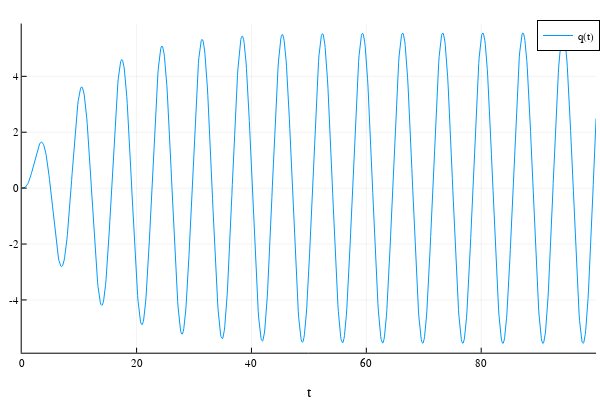

The code cell stored with this chart in its notebook:
### Markdown cell above
Steady state solution:
The steady-state solution is proportional to the driving force with an induced phase change {\displaystyle \varphi }\varphi :

$$
x(t) = \frac{F_0}{m Z_m \omega} \sin(\omega t + \varphi),
$$
where

- $ Z_m = \sqrt{\left( 2 \omega_{0} \zeta \right)^2 + \frac{1}{\omega^2}\left(\omega_0^2 - \omega^2 \right)^2 } $ is the absolute value of the impedance or linear response function, and
- $ \varphi = \arctan\left(\frac{2 \omega \omega_0 \zeta}{\omega^2 - \omega_0^2} \right) + n \pi $ is the phase of the oscillation relative to the driving force.

### Code cell
@variables t q(t)  # independent and dependent variables
@parameters ω m F₀ ω₀ ζ  # parameters

D = Differential(t); # define an operator for the differentiation w.r.t. time

eqs = [D(D(q)) ~ 1 / m * F₀ * sin(ω * t) - 2 * ζ * ω₀ * D(q) - ω^2 * q,]

@named sys = ODESystem(eqs)
# structural_simplify(sys)
sys = ode_order_lowering(sys)

tspan = (0., 100.)

prob = ODEProblem(sys, [0., 0.0], tspan, [ω=>.9, m=>1., F₀=>1., ω₀=>1., ζ=>.1])
sol = solve(prob)

# plot(sol,linewidth=2,title ="Driven harmonic oscillator", xaxis = "Time", yaxis = "Amplitude", label = ["q" "dq"])
plot(sol,  vars=[q])

### Figure 1 — Plotly figure (JSON) as saved in the notebook; plotly's stock layout.template omitted (floating-point values rounded to 4 significant figures; data arrays with more than 128 entries replaced by an {"elided": "..."} marker saying what was removed)
{"data": [{"xaxis": "x", "colorbar": {"title": ""}, "yaxis": "y", "x": {"elided": "1220 float values"}, "showlegend": true, "mode": "lines", "name": "q(t)", "zmin": null, "legendgroup": "q(t)", "zmax": null, "line": {"color": "rgba(0, 154, 250, 1.000)", "shape": "linear", "dash": "solid", "width": 1}, "y": {"elided": "1220 float values"}, "type": "scatter"}], "layout": {"showlegend": true, "xaxis": {"showticklabels": true, "gridwidth": 0.5, "tickvals": [0, 20, 40, 60, 80, 100], "range": [0, 100], "domain": [0.03619, 0.9934], "mirror": false, "tickangle": 0, "showline": true, "ticktext": ["0", "20", "40", "60", "80", "100"], "zeroline": false, "tickfont": {"color": "rgba(0, 0, 0, 1.000)", "family": "sans-serif", "size": 11}, "zerolinecolor": "rgba(0, 0, 0, 1.000)", "anchor": "y", "visible": true, "ticks": "inside", "tickmode": "array", "linecolor": "rgba(0, 0, 0, 1.000)", "showgrid": true, "title": "t", "gridcolor": "rgba(0, 0, 0, 0.100)", "titlefont": {"color": "rgba(0, 0, 0, 1.000)", "family": "sans-serif", "size": 15}, "tickcolor": "rgb(0, 0, 0)", "type": "-"}, "paper_bgcolor": "rgba(255, 255, 255, 1.000)", "annotations": [], "height": 400, "margin": {"l": 0, "b": 20, "r": 0, "t": 20}, "plot_bgcolor": "rgba(255, 255, 255, 1.000)", "yaxis": {"showticklabels": true, "gridwidth": 0.5, "tickvals": [-4, -2, 0, 2, 4], "range": [-5.888, 5.889], "domain": [0.07581, 0.9902], "mirror": false, "tickangle": 0, "showline": true, "ticktext": ["-4", "-2", "0", "2", "4"], "zeroline": false, "tickfont": {"color": "rgba(0, 0, 0, 1.000)", "family": "sans-serif", "size": 11}, "zerolinecolor": "rgba(0, 0, 0, 1.000)", "anchor": "x", "visible": true, "ticks": "inside", "tickmode": "array", "linecolor": "rgba(0, 0, 0, 1.000)", "showgrid": true, "title": "", "gridcolor": "rgba(0, 0, 0, 0.100)", "titlefont": {"color": "rgba(0, 0, 0, 1.000)", "family": "sans-serif", "size": 15}, "tickcolor": "rgb(0, 0, 0)", "type": "-"}, "legend": {"yanchor": "auto", "xanchor": "auto", "bordercolor": "rgba(0, 0, 0, 1.000)", "bgcolor": "rgba(255, 255, 255, 1.000)", "borderwidth": 1, "tracegroupgap": 0, "y": 1, "font": {"color": "rgba(0, 0, 0, 1.000)", "family": "sans-serif", "size": 11}, "title": {"font": {"color": "rgba(0, 0, 0, 1.000)", "family": "sans-serif", "size": 15}, "text": ""}, "traceorder": "normal", "x": 1}, "width": 600}}
